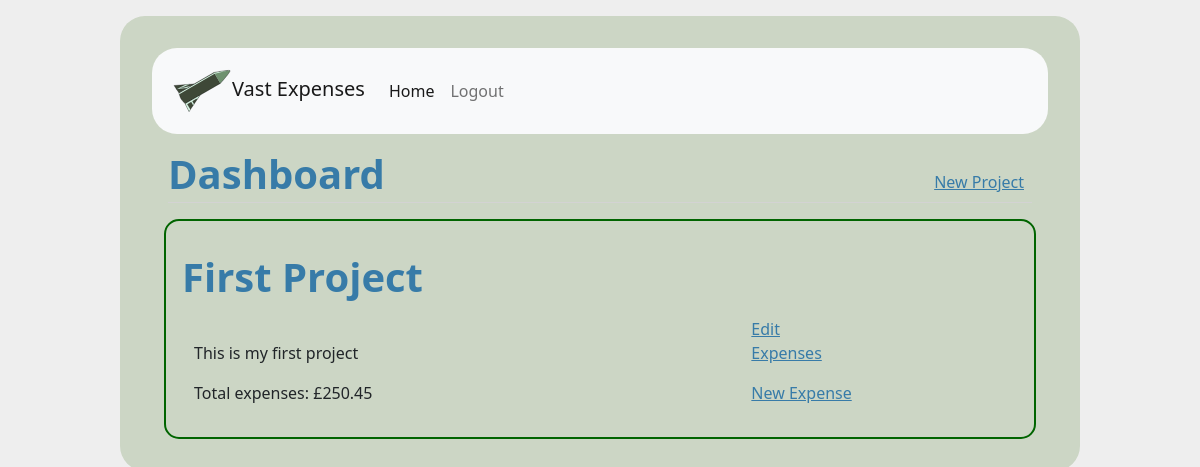
Before: / (signed in) with the older database file.
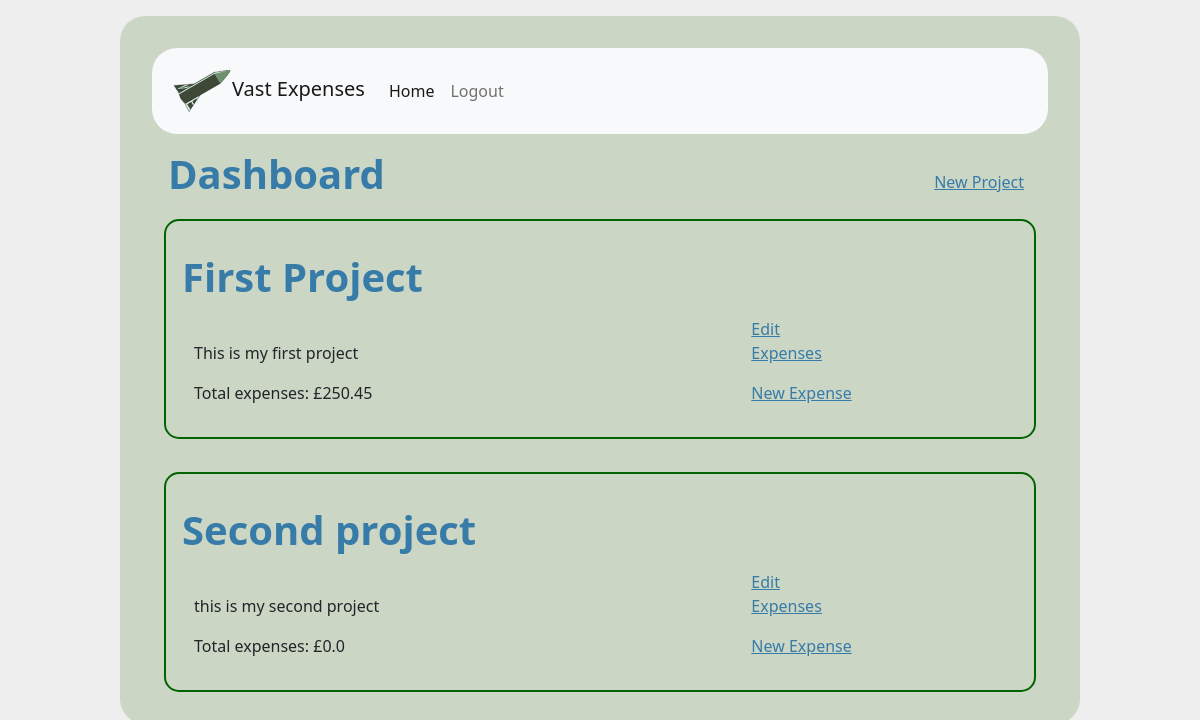
After: the same page with the newer database file.
### tables this page shows
CREATE TABLE projects (
  id INTEGER PRIMARY KEY AUTOINCREMENT,
  user_id INTEGER NOT NULL,
  project_name TEXT NOT NULL,
  project_description TEXT NOT NULL,
  FOREIGN KEY (user_id) REFERENCES user (id)
);

### app.py (the view)
@app.route('/')
def index():
    if g.user is None:
        return render_template('index.html')
    else:
        Sum_of_expenses = {}
        db = get_db()
        projects = db.execute(
            'SELECT projects.id, project_name, project_description, user_id FROM projects WHERE user_id = ?', [session['user_id']]).fetchall()
        for project in projects:
            x = db.execute(
                'SELECT total(expense_amount) FROM expenses WHERE project_id = ?', [project['id']],).fetchone()
            Sum_of_expenses[project['id']] = x['total(expense_amount)']
        return render_template('dashboard.html', projects=projects, Sum_of_expenses=Sum_of_expenses)

### app.py (called while the page is built)
def get_db():
    if 'db' not in g:
        g.db = sqlite3.connect('expenses.db')
        g.db.row_factory = sqlite3.Row
    return g.db

@app.before_request
def load_logged_in_user():
    user_id = session.get('user_id')
    if user_id is None:
        g.user = None
    else:
        g.user = get_db().execute('SELECT * FROM users WHERE id = ?', (user_id,)).fetchone()

### templates/dashboard.html (shortened to what this page needs)
{% extends 'layout.html' %}
{% block header %}
    <h1>
        {% block title %}Dashboard{% endblock %}
    </h1>
    {% if g.user %}
        <a class="action" href="{{ 'new_project' }}">New Project</a>
    {% endif %}
{% endblock %}
{% block content %}
    {% for project in projects %}
        <article class="projects website-border">
            <div class="col-sm">
                <h1>{{ project['project_name'] }}</h1>
            </div>
            <div class="container">
                <div class="row">
                    <div class="col-sm"></div>
                    <div class="col-sm-4">
                        <a class="action" href="{{ url_for('update_project', project_id=project['id']) }}">Edit</a>
                    </div>
                </div>
                <div class="row">
                    <div class="col-sm">
                        <p class="description">{{ project['project_description'] }}</p>
                    </div>
                    <div class="col-sm-4">
                        <a class="action" href="{{ url_for('expense_summary', project_id=project['id']) }}">Expenses</a>
                    </div>
                </div>
                <div class="row">
                    <div class="col-sm">
                        <p class="Sum_of_expenses">Total expenses: £{{ Sum_of_expenses[project['id']] }}
                        </div>
                        <div class="col-sm"></div>
                        <div class="col-sm-4">
                            <a class="action" href="{{ url_for('new_expense', project_id=project['id']) }}">New Expense</a>
                        </div>
                    </div>
                </div>
            </article>
            {% if not loop.last %}
                <hr>
            {% endif %}
        {% endfor %}
    {% endblock %}

### templates/layout.html (shortened to what this page needs)
<!DOCTYPE html>
<html lang="en">
    <head>
        <link href="https://cdn.jsdelivr.net/npm/bootstrap@5.0.2/dist/css/bootstrap.min.css" rel="stylesheet">
        <link rel="stylesheet" href="{{ url_for('static', filename='style.css') }}">
        <nav class="navbar navbar-expand-lg navbar-light bg-light rounded-corners">
            <div class="container-fluid">
                <a class="navbar-brand" href="/">
                    <img src="/static/vast_expenses_logo.svg" alt="Vast Expenses Logo" width="60" class="d-inline-block align-text-left">Vast Expenses</a>
                <div class="collapse navbar-collapse" id="navbarNavAltMarkup">
                    <div class="navbar-nav">
                        <a class="nav-link active" aria-current="page" href="/">Home</a>
                        {% if g.user %}
                            <a class="nav-link" href="{{ url_for('logout') }}">Logout</a>
                        {% else %}
                            <a class="nav-link" href="{{ url_for('login') }}">Log In</a>
                            <a class="nav-link" href="{{ url_for('register') }}">Register</a>
                        {% endif %}
                    </div>
                </div>
            </div>
        </nav>
        <section class="content">
            <header>
                {% block header %}{% endblock %}
            </header>
        </section>
    </head>
    <body>
        <div class="container">
            {% block content %}{% endblock %}
        </div>
    </body>
</html>

### static/style.css (style rules this page uses)
html { font-family: sans-serif; background: #eee; padding: 1rem; }
body { max-width: 960px; margin: 0 auto; background: #CCD6C5; padding: 2rem; border-radius: 25px; }
.rounded-corners { border-radius: 25px; }
.website-border { border: 2px solid darkgreen; border-radius: 15px; padding: 1rem; }
h1 { font-weight: bold; color: #377ba8; margin: 1rem 0; }
a { color: #377ba8; }
hr { border: none; border-top: 1px solid lightgray; }
nav { background: lightgray; display: flex; align-items: center; padding: 0 0.5rem; }
header .action, nav ul li a, nav ul li span { display: block; padding: 0.5rem; }
.content { padding: 0 1rem 1rem; }
.content > header { border-bottom: 1px solid lightgray; display: flex; align-items: flex-end; }
.content > header h1 { flex: auto; margin: 1rem 0 0.25rem; }

Changed rows visible on the page:
added projects: project_name "Second project", project_description "this is my second project", Sum_of_expenses "0.0"
